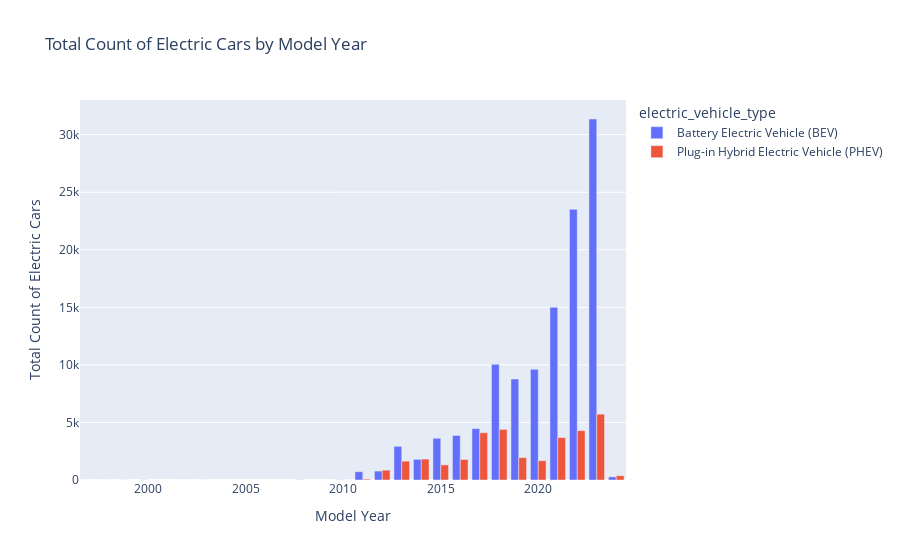

The notebook cell saved with this chart:
### Code cell
# run the code generated by GPT
import plotly.express as px

# Group the data by model year and electric vehicle type, then sum the number of cars registered for each group
total_count_by_year_type = electric_cars.groupby(['model_year', 'electric_vehicle_type'])['n_cars'].sum().reset_index()

# Plot the bar chart using Plotly Express
fig = px.bar(total_count_by_year_type, x='model_year', y='n_cars', color='electric_vehicle_type',
             labels={'model_year': 'Model Year', 'n_cars': 'Total Count of Electric Cars'},
             title='Total Count of Electric Cars by Model Year',
             barmode='group')

fig.show()

### Figure 1 — Plotly figure (JSON) as saved in the notebook; plotly's stock layout.template omitted (floating-point values rounded to 4 significant figures)
{"data": [{"alignmentgroup": "True", "hovertemplate": "electric_vehicle_type=Battery Electric Vehicle (BEV)<br>Model Year=%{x}<br>Total Count of Electric Cars=%{y}<extra></extra>", "legendgroup": "Battery Electric Vehicle (BEV)", "marker": {"color": "#636efa", "pattern": {"shape": ""}}, "name": "Battery Electric Vehicle (BEV)", "offsetgroup": "Battery Electric Vehicle (BEV)", "orientation": "v", "showlegend": true, "textposition": "auto", "type": "bar", "x": [1997, 1998, 1999, 2000, 2002, 2003, 2008, 2010, 2011, 2012, 2013, 2014, 2015, 2016, 2017, 2018, 2019, 2020, 2021, 2022, 2023, 2024], "xaxis": "x", "y": [1, 1, 4, 8, 2, 1, 18, 21, 718, 776, 2926, 1796, 3625, 3867, 4466, 10046, 8771, 9617, 14998, 23511, 31360, 271], "yaxis": "y"}, {"alignmentgroup": "True", "hovertemplate": "electric_vehicle_type=Plug-in Hybrid Electric Vehicle (PHEV)<br>Model Year=%{x}<br>Total Count of Electric Cars=%{y}<extra></extra>", "legendgroup": "Plug-in Hybrid Electric Vehicle (PHEV)", "marker": {"color": "#EF553B", "pattern": {"shape": ""}}, "name": "Plug-in Hybrid Electric Vehicle (PHEV)", "offsetgroup": "Plug-in Hybrid Electric Vehicle (PHEV)", "orientation": "v", "showlegend": true, "textposition": "auto", "type": "bar", "x": [2010, 2011, 2012, 2013, 2014, 2015, 2016, 2017, 2018, 2019, 2020, 2021, 2022, 2023, 2024], "xaxis": "x", "y": [3, 78, 857, 1639, 1817, 1309, 1783, 4108, 4395, 1945, 1677, 3686, 4288, 5719, 371], "yaxis": "y"}], "layout": {"barmode": "group", "legend": {"title": {"text": "electric_vehicle_type"}, "tracegroupgap": 0}, "title": {"text": "Total Count of Electric Cars by Model Year"}, "xaxis": {"anchor": "y", "domain": [0, 1], "title": {"text": "Model Year"}}, "yaxis": {"anchor": "x", "domain": [0, 1], "title": {"text": "Total Count of Electric Cars"}}}}
